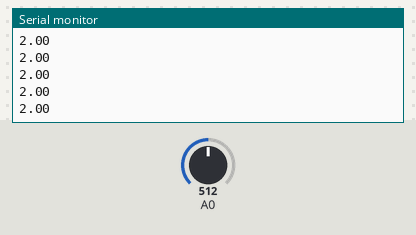
Recording of a sketch running on a simulated Arduino Uno, built with avr-gcc and run on an emulated ATmega328P. Shown: the last lines printed to the serial monitor. The inputs (shaded band) are chosen by the test bench; at power-on: A0 = 512.

Above: at 1.2 s.
1.3 s: A0 set to 716
At 2.3 s:
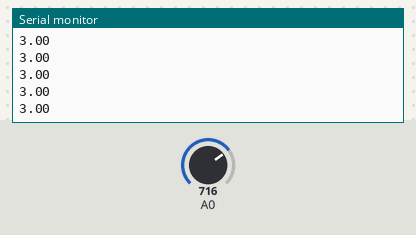
2.8 s: A0 set to 900
At 3.5 s:
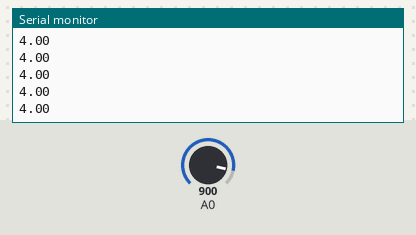
Timing chart, 0 to 5.8 s (numbered marks = the images above; inputs shaded):
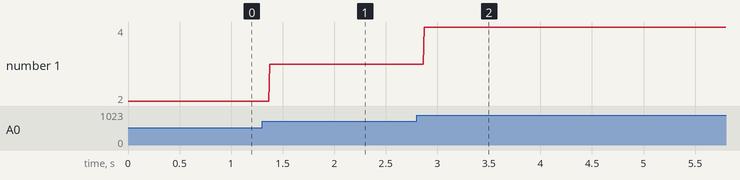

Measured:
- after the input at 1.3 s, the serial monitor: prints a new line after 0.07 s (image 1)
- after the input at 2.8 s, the serial monitor: prints a new line after 0.07 s (image 2)
- plotted number 1: 2 → 3 after the input at 1.3 s, 3 → 4 after the input at 2.8 s

The sketch:

B04_ReadAnalogVoltage.ino
```cpp
/*
  ReadAnalogVoltage
  Reads an analog input on pin 0, converts it to voltage, and prints the result to the serial monitor.
  Attach the center pin of a potentiometer to pin A0, and the outside pins to +5V and ground.

Written by:
Ali R. Saberi
October 2013
McGill Universty
 */

// the setup routine runs once when you press reset:
void setup() {
  // initialize serial communication at 9600 bits per second:
  Serial.begin(9600);
}

// the loop routine runs over and over again forever:
void loop() {
  // read the input on analog pin 0:
  int sensorValue = analogRead(A0);
  // Convert the analog reading (which goes from 0 - 1023) to a voltage (0 - 5V):
  float voltage = map(sensorValue,0,1023,0,5);
  // print out the value you read:
  Serial.println(voltage);
}
```
